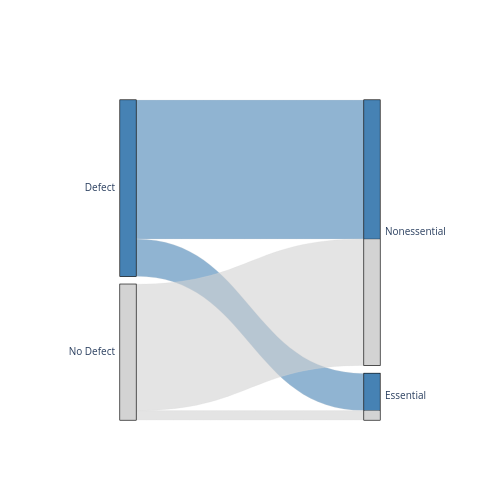

Notebook source saved alongside this figure:
### Markdown cell above
### Number of Genes Causing/Not Causing Defects

### Code cell
all_screened_genes = []
genes_causing_defects = []

for marker in markers:
    sheetB_ORFs =  (
        pl
        .read_excel(f"/home/alex/alex_files/markerproject_redux/strain_filtering/{phenotype_set}/filtered_strain_workbooks/{marker}_filtered_strains.xlsx", sheet_name="SheetB")
        .with_columns(
            (
                pl
                .when(pl.col("Strain_ID").str.contains("tsa"))
                .then(pl.lit("Essential"))
                .otherwise(pl.lit("Nonessential"))
                ).alias("Essentiality")
            )
        .select(["ORF", "Essentiality"])
    )
    all_screened_genes.append(sheetB_ORFs)
    
    sheetD_ORFs =  (
        pl
        .read_excel(f"/home/alex/alex_files/markerproject_redux/strain_filtering/{phenotype_set}/filtered_strain_workbooks/{marker}_filtered_strains.xlsx", sheet_name="SheetD")
        .with_columns(
            (
                pl
                .when(pl.col("Strain_ID").str.contains("tsa"))
                .then(pl.lit("Essential"))
                .otherwise(pl.lit("Nonessential"))
                ).alias("Essentiality")
            )
        .select(["ORF", "Essentiality"])
    )
    genes_causing_defects.append(sheetD_ORFs)

all_screened_genes = pl.concat(all_screened_genes, how="vertical").unique()
genes_causing_defects = pl.concat(genes_causing_defects, how="vertical").unique()
genes_not_causing_defects = all_screened_genes.filter(~pl.col("ORF").is_in(genes_causing_defects["ORF"]))

num_genes_causing_defects = genes_causing_defects.shape[0]
num_genes_not_causing_defects = genes_not_causing_defects.shape[0]

num_nonessential_genes_causing_defects = genes_causing_defects.filter(pl.col("Essentiality") == "Nonessential").shape[0]
num_nonessential_genes_not_causing_defects = genes_not_causing_defects.filter(pl.col("Essentiality") == "Nonessential").shape[0]

num_essential_genes_causing_defects = genes_causing_defects.filter(pl.col("Essentiality") == "Essential").shape[0]
num_essential_genes_not_causing_defects = genes_not_causing_defects.filter(pl.col("Essentiality") == "Essential").shape[0]

print(
    f"""
    Genes Causing Defects: {num_genes_causing_defects} ({(num_genes_causing_defects / all_screened_genes.shape[0]) * 100}%)
    Genes Not Causing Defects: {num_genes_not_causing_defects} ({(num_genes_not_causing_defects / all_screened_genes.shape[0]) * 100}%)
    Nonessential Genes Causing Defects: {num_nonessential_genes_causing_defects} ({num_nonessential_genes_causing_defects / all_screened_genes.filter(pl.col("Essentiality") == "Nonessential").shape[0] * 100}%)
    Essential Genes Causing Defects: {num_essential_genes_causing_defects} ({num_essential_genes_causing_defects / all_screened_genes.filter(pl.col("Essentiality") == "Essential").shape[0] * 100}%)
    Nonessential Genes Not Causing Defects: {num_nonessential_genes_not_causing_defects} ({num_nonessential_genes_not_causing_defects / all_screened_genes.filter(pl.col("Essentiality") == "Nonessential").shape[0] * 100}%)
    Essential Genes Not Causing Defects: {num_essential_genes_not_causing_defects} ({num_essential_genes_not_causing_defects / all_screened_genes.filter(pl.col("Essentiality") == "Essential").shape[0] * 100}%)
    """
)

fig = go.Figure(go.Parcats(
    dimensions=[
        {'label': '',
         'values': ['Defect', 'Defect', 
                    'No Defect', 'No Defect']},
        {'label': '',
         'values': ['Nonessential', 'Essential',
                    'Nonessential', 'Essential']
         }
        ],
    counts=[num_nonessential_genes_causing_defects, num_essential_genes_causing_defects, num_nonessential_genes_not_causing_defects, num_essential_genes_not_causing_defects],
    line=dict(
        shape='hspline',
        color=[0,0,1,1],
        colorscale=[[0,"steelblue"],[1,"lightgray"]]
        )
))

fig.update_layout(
    width=500,
    height=500
)

fig.write_image("/mnt/c/Users/peree/OneDrive/Desktop/parcats_plot.pdf")

fig.show()

### Figure 1 — Plotly figure (JSON) as saved in the notebook; plotly's stock layout.template omitted (floating-point values rounded to 4 significant figures)
{"data": [{"counts": [2019, 540, 1835, 137], "dimensions": [{"label": "", "values": ["Defect", "Defect", "No Defect", "No Defect"]}, {"label": "", "values": ["Nonessential", "Essential", "Nonessential", "Essential"]}], "line": {"color": [0, 0, 1, 1], "colorscale": [[0, "steelblue"], [1, "lightgray"]], "shape": "hspline"}, "type": "parcats"}], "layout": {"height": 500, "width": 500}}
